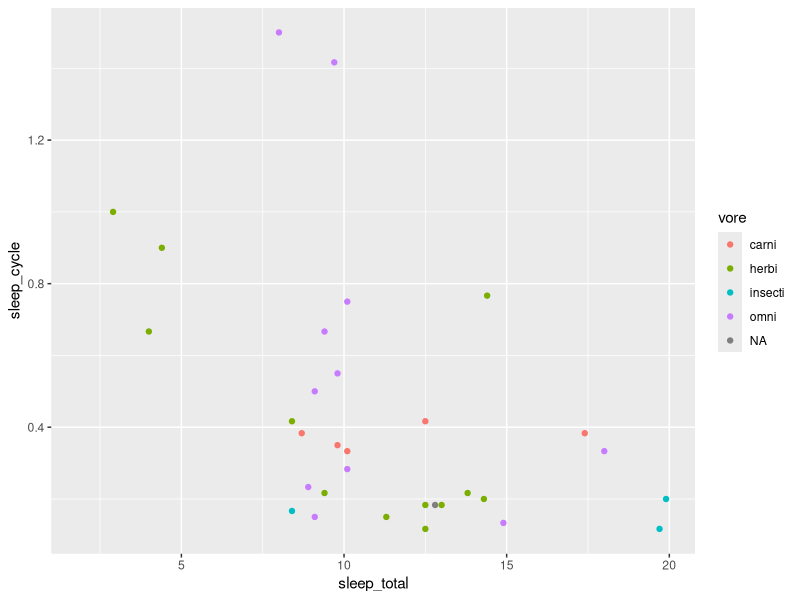
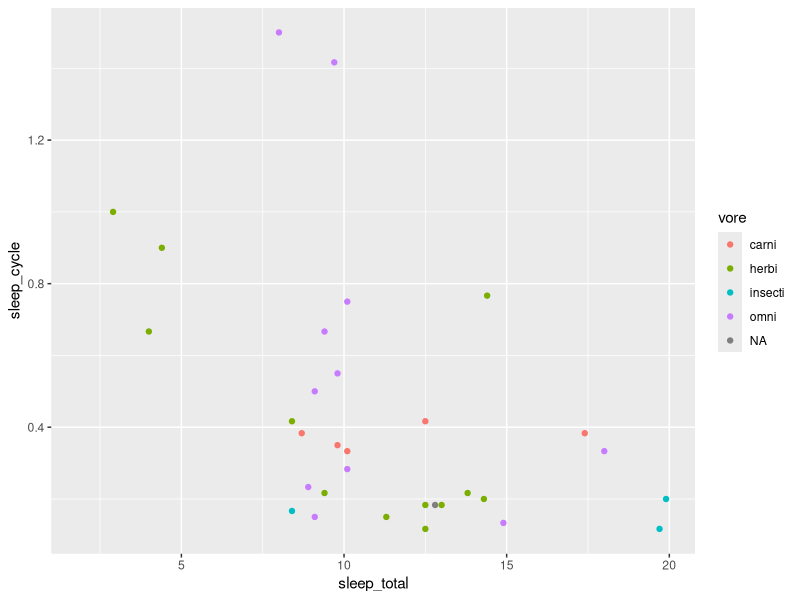
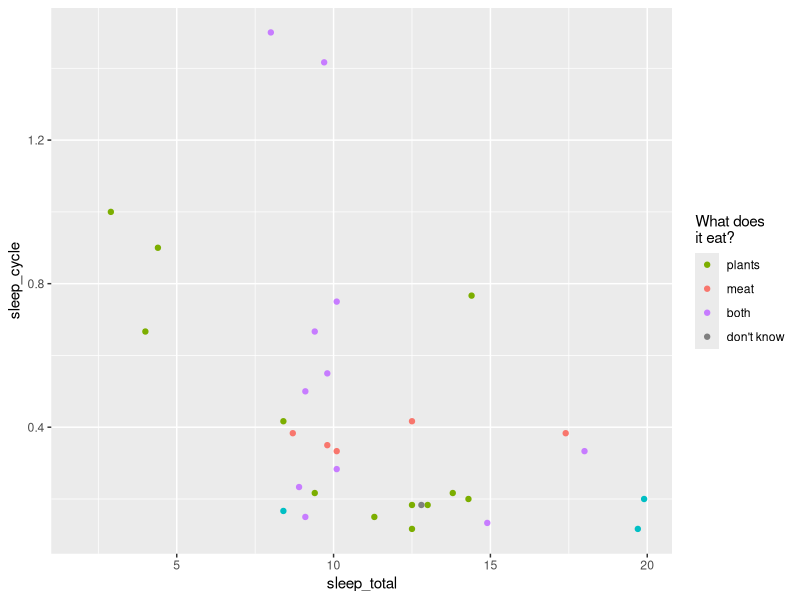
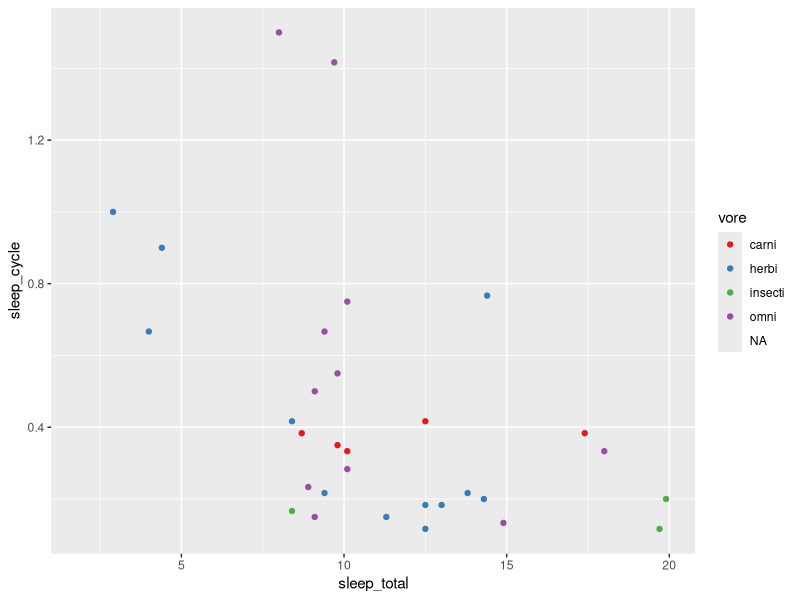
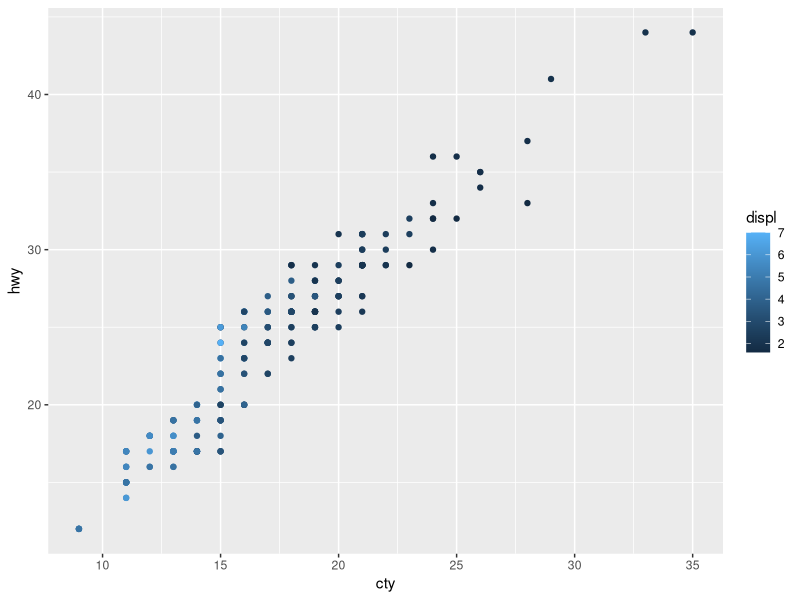
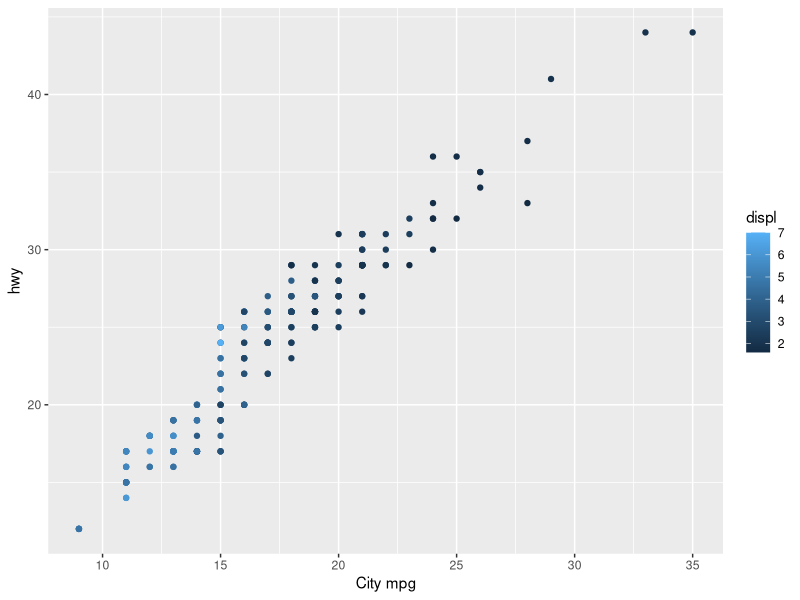
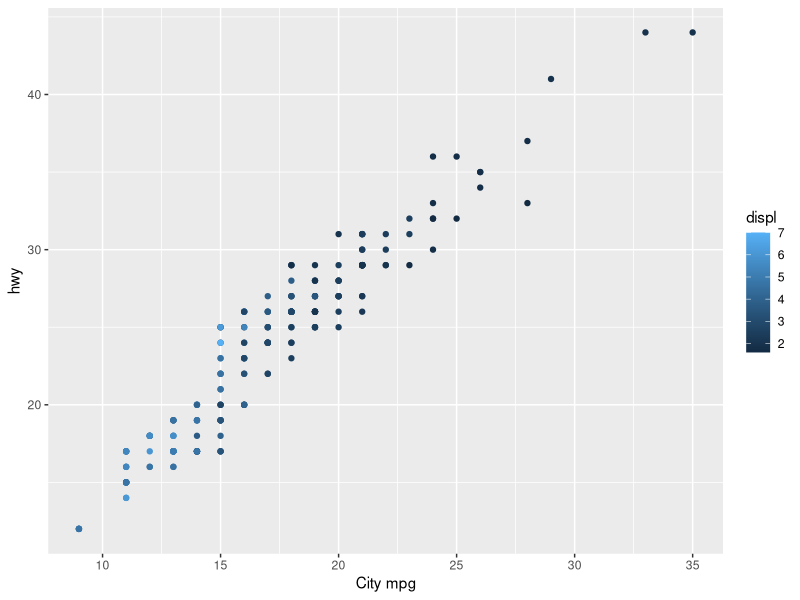
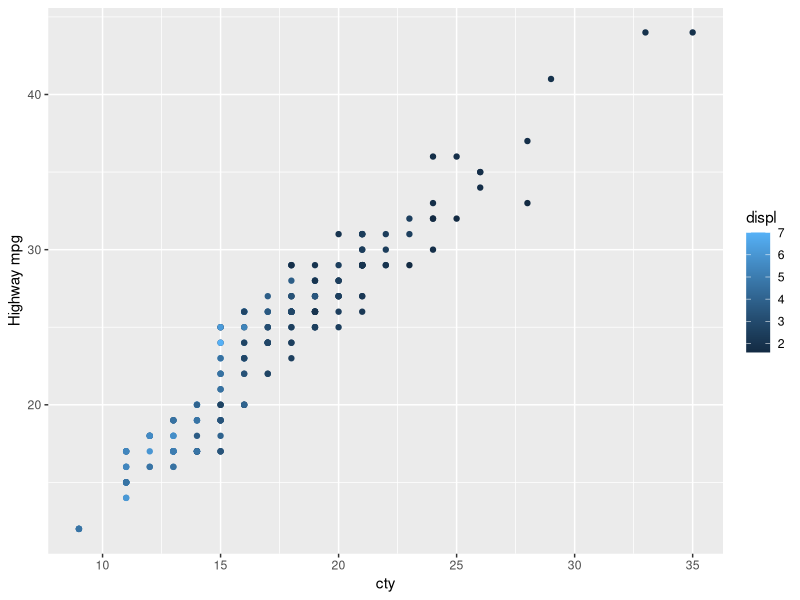

Write the R code that produced these figures, in order. (Note: this script raises an error after producing the figures.)
## ---- chunk 1
library("ggplot2")
## ---- chunk 2
p <- qplot(sleep_total, sleep_cycle, data = msleep, colour = vore)
p 
# Explicitly add the default scale
p + scale_colour_hue()

# Adjust parameters of the default, here changing the appearance 
# of the legend
p + scale_colour_hue("What does\nit eat?", 
   breaks = c("herbi", "carni", "omni", NA), 
   labels = c("plants", "meat", "both", "don't know"))

# Use a different scale
p + scale_colour_brewer(palette = "Set1")
## ---- chunk 3
p <- qplot(cty, hwy, data = mpg, colour = displ)
p
p + scale_x_continuous("City mpg")
p + xlab("City mpg")
p + ylab("Highway mpg")
p + labs(x = "City mpg", y = "Highway", colour = "Displacement")
p + xlab(expression(frac(miles, gallon)))
## ---- chunk 4
qplot(log10(carat), log10(price), data = diamonds)
qplot(carat, price, data = diamonds) + 
  scale_x_log10() + scale_y_log10()
## ---- chunk 5
plot <- qplot(date, psavert, data = economics, geom = "line") + 
  ylab("Personal savings rate") +
  geom_hline(xintercept = 0, colour = "grey50")
plot
library("scales") # to access breaks/formatting functions
plot + scale_x_date(
  labels = date_format("%Y"),
  breaks = date_breaks("5 years")
)
plot + scale_x_date(
  limits = as.Date(c("2004-01-01", "2005-01-01")),
  labels = date_format("%Y-%m-%d")
)
## ---- chunk 6
f2d <- with(faithful, MASS::kde2d(eruptions, waiting, 
  h = c(1, 10), n = 50))
df <- with(f2d, cbind(expand.grid(x, y), as.vector(z)))
names(df) <- c("eruptions", "waiting", "density")
erupt <- ggplot(df, aes(waiting, eruptions, fill = density)) +
  geom_tile() +
  scale_x_continuous(expand = c(0, 0)) + 
  scale_y_continuous(expand = c(0, 0))
erupt + scale_fill_gradient(limits = c(0, 0.04))
erupt + scale_fill_gradient(limits = c(0, 0.04), 
  low = "white", high = "black") 
erupt + scale_fill_gradient2(limits = c(-0.04, 0.04), 
  midpoint = mean(df$density)) 
## ---- chunk 7
point <- qplot(brainwt, bodywt, data = msleep, log = "xy", 
  colour = vore)
area <- qplot(log10(brainwt), data = msleep, fill = vore, 
  binwidth = 1)

point + scale_colour_brewer(palette = "Set1")
point + scale_colour_brewer(palette = "Set2")  
point + scale_colour_brewer(palette = "Pastel1")
area + scale_fill_brewer(palette = "Set1")
area + scale_fill_brewer(palette = "Set2")
area + scale_fill_brewer(palette = "Pastel1")
## ---- chunk 8
plot <- qplot(brainwt, bodywt, data = msleep, log = "xy")
plot + aes(colour = vore) + 
  scale_colour_manual(values = c("red", "orange", "green", "blue"))
colours <- c(carni = "red", insecti = "orange", herbi = "green", omni = "blue")
plot + aes(colour = vore) + scale_colour_manual(values = colours)
plot + aes(shape = vore) + 
  scale_shape_manual(values = c(1, 2, 6, 23))
## ---- chunk 9
huron <- data.frame(year = 1875:1972, level = LakeHuron)
ggplot(huron, aes(year)) +
  geom_line(aes(y = level - 5), colour = "blue") + 
  geom_line(aes(y = level + 5), colour = "red")
## ---- chunk 10
ggplot(huron, aes(year)) +
  geom_line(aes(y = level - 5, colour = "below")) + 
  geom_line(aes(y = level + 5, colour = "above"))
## ---- chunk 11
ggplot(huron, aes(year)) +
  geom_line(aes(y = level - 5, colour = "below")) + 
  geom_line(aes(y = level + 5, colour = "above")) + 
  scale_colour_manual("Direction", values =
                      c("below" = "blue", "above" = "red"))
## ---- chunk 12
x <- colors()
luv <- as.data.frame(convertColor(t(col2rgb(x)), "sRGB", "Luv"))
qplot(u, v, data=luv, colour = x, size = I(3)) + scale_colour_identity() +
   coord_equal()
## ---- chunk 13
# http://stackoverflow.com/questions/12539348/ggplot-separate-legend-and-plot
library(gridExtra)
g_legend <- function(a.gplot) {
  tmp <- ggplot_gtable(ggplot_build(a.gplot))
  leg <- which(sapply(tmp$grobs, function(x) x$name) == "guide-box")
  legend <- tmp$grobs[[leg]]
  legend
}
p <- ggplot(diamonds[1:100, ], aes(price, carat, colour = cut))
p1 <- p + geom_point()
p2 <- p + geom_line()
p3 <- p + geom_point() + geom_line()
p4 <- p + geom_bar(binwidth = 100) + aes(fill = cut, y = ..count..)
grid.arrange(g_legend(p1), g_legend(p2), 
             g_legend(p3), g_legend(p4), nrow = 1)
## ---- chunk 14
q <- ggplot(diamonds[1:100, ], aes(price, carat)) + geom_point() 
q1 <- q + aes(colour = cut)
q2 <- q + aes(shape = cut)
q3 <- q + aes(shape = cut, colour = cut)
grid.arrange(g_legend(q1), g_legend(q2), g_legend(q3), nrow = 1)
